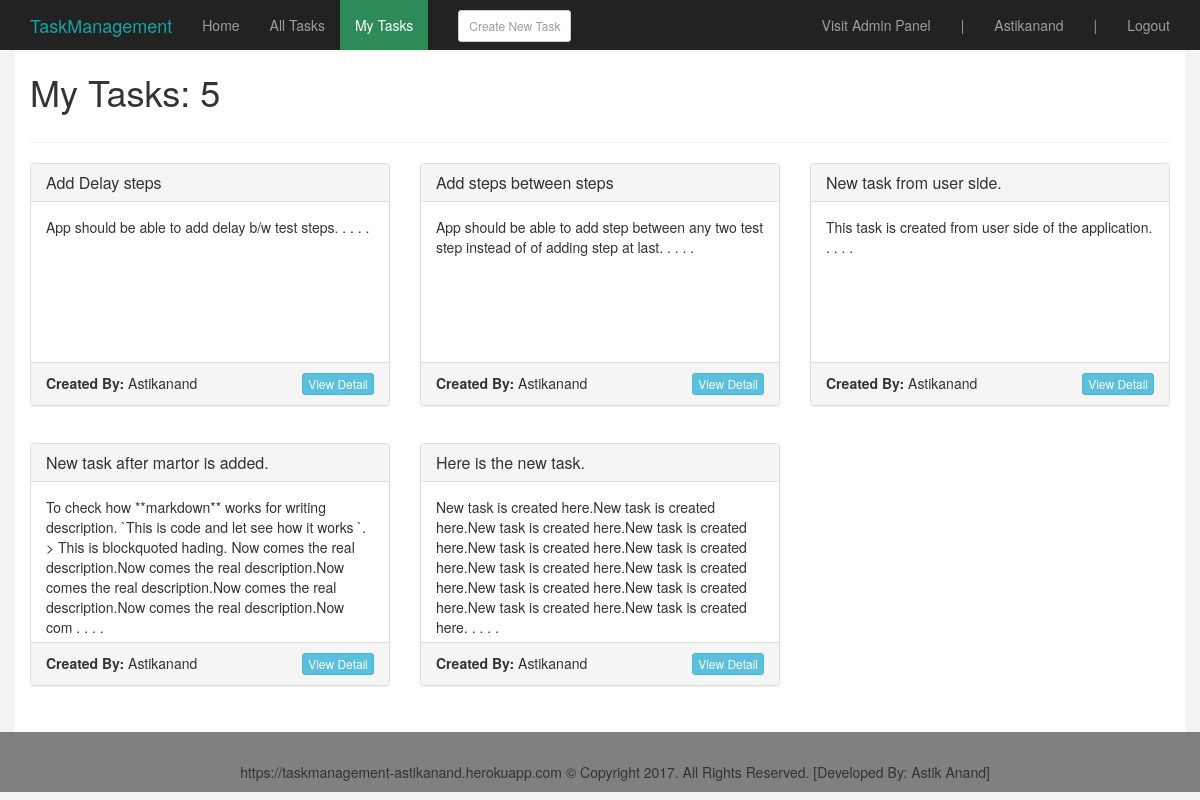
Page /task/my-tasks/ (signed in) on the committed database.
### task/models.py (models this page shows)
class Task(models.Model):
    name = models.CharField(max_length=100)
    description = models.TextField()
    user = models.ForeignKey(User, on_delete=models.CASCADE, default=1)
    dateCreated = models.DateTimeField('date created', auto_now_add=True)
    dateUpdated = models.DateTimeField('date updated', auto_now=True)

### task/views.py (the view)
class MyTaskView(TaskIndexView,LoginRequired):
    def get_context_data(self, *args, **kwargs):
        context = super(TaskIndexView, self).get_context_data(*args, **kwargs)
        task_list = Task.objects.filter(user = self.request.user)
        paginator = Paginator(task_list, 6)
        page = self.request.GET.get('page')
        try:
            tasks = paginator.page(page)
        except PageNotAnInteger:
            tasks = paginator.page(1)
        except EmptyPage:
            tasks = paginator.page(paginator.num_pages)
        context['tasks'] = tasks
        context['myTaskTabActive'] = True
        context['total'] = task_list.count()
        return context

### task/mixins.py (called while the page is built)
    @method_decorator(login_required)
    def dispatch(self, *args, **kwargs):
        return super(LoginRequired, self).dispatch(*args, **kwargs)

### task/templates/task/tasks.html (shortened to what this page needs)
{% extends 'main/base.html' %}
{% load humanize %}
{% block content %}
<h1 style="margin-bottom:30px;">{% if myTaskTabActive %} My {% else %} All {% endif %} Tasks: {{total}}</h1><hr>
<div class="row">
    {% if tasks %}
        {% for task in tasks %}
            <div class="col-md-4" style="height:280px">
                <div class="panel panel-default">
                    <div class="panel-heading">
                        <h3 class="panel-title">{{task.name}}</h3>
                    </div>
                    <div class="panel-body" style="height:160px">
                        {{task.description | slice:":300" }} . . . .
                    </div>
                    <div class="panel-footer">
                        <div class="row">
                            <div class="col-md-8">
                                <b>Created By: </b>{{task.user.username | capfirst}}
                            </div>
                            <div class="col-md-4">
                                <a href="{% url 'taskDetail' task.id %}" class="btn btn-xs btn-info pull-right">View Detail</a>
                            </div>
                        </div>
                    </div>
                </div>
            </div>
        {% endfor %}
    {% else %}
        <h3 style="margin-left:15px">No tasks available for now.</h3>
    {% endif %}
</div>
<div class="row">
    <div class="col-md-9">
    </div>
</div>
{% endblock %}

### main/templates/main/base.html (shortened to what this page needs)
<!DOCTYPE html>
{% load staticfiles %}
<html lang="en">
<head>
    <link rel="stylesheet" href="https://maxcdn.bootstrapcdn.com/bootstrap/3.3.7/css/bootstrap.min.css" />
    <link rel="stylesheet" href="{% static 'main/css/custom.css' %}"/>
</head>
<body>
    <nav class="navbar navbar-inverse navbar-fixed-top">
        <div class="container">
            <div class="navbar-header">
                <a class="navbar-brand" href="{% url 'home' %}" style="color:#13a5a6;font:bold">TaskManagement</a>
            </div>
            <div id="navbar" class="navbar-collapse collapse">
                <ul class="nav navbar-nav select-active">
                    <li class="{% if homeTabActive %}active{% endif %}"><a href="{% url 'home' %}">Home</a></li>
                    <li class="{% if allTaskTabActive %}active{% endif %}"><a href="{% url 'allTasks' %}">All Tasks</a></li>
                    <li class="{% if myTaskTabActive %}active{% endif %}"><a href="{% url 'myTasks' %}">My Tasks</a></li>
                    <li><a href="{% url 'newTask' %}" class="btn btn-xs btn-default" style="padding:5px 10px;margin-left:30px;margin-top:10px;">Create New Task</a></li>
                </ul>
                <ul class="nav navbar-nav navbar-right">
                    {% if user.is_authenticated %}
                        {% if user.is_superuser or user.is_staff %}
                        <li><a href="/admin">Visit Admin Panel</a></li>
                        <li><a>|</a></li>
                        {% endif %}
                        <li><a href="#">{{user.username|capfirst}}</a></li>
                        <li><a>|</a></li>
                        <li><a href="{% url 'logout' %}?next=/">Logout</a></li>
                    {% else %}
                        <li><a href="{% url 'login' %}?next={{request.path}}">Login</a></li>
                        <li><a href="{% url 'signup' %}?next={{request.path}}">Signup</a></li>
                    {% endif %}
                </ul>
            </div>
        </div>
    </nav>
    <div class="container page-wrapper">
        {% block content %} {% endblock %}
    </div>
    <div class="footer">
        <div class="container">
            https://taskmanagement-astikanand.herokuapp.com &copy; Copyright 2017.  All Rights Reserved. [Developed By: Astik Anand]
        </div>
    </div>
</body>
</html>

### main/static/main/css/custom.css (style rules this page uses)
body { padding-top: 70px; background: #f3f3f3; }
.page-wrapper { min-height: 680px; background: #fff; margin-top: -18px; }
.navbar-inverse .navbar-nav > .active > a, .navbar-inverse .navbar-nav > .active > a:focus, .navbar-inverse .navbar-nav > .active > a:hover { color: #fff; background-color: seagreen; }
.navbar-fixed-top { border-width: 0; }
.footer { padding: 30px; bottom: 0; height: 20px; background: grey; width: 100%; text-align: center; }

### rows in the picture
Task: name "Add Delay steps", description "App should be able to add delay b/w test steps.", user.username "Astikanand"
Task: name "Add steps between steps", description "App should be able to add step between any two test step instead of of adding step at last.", user.username "Astikanand"
Task: name "New task from user side.", description "This task is created from user side of the application.", user.username "Astikanand"
Task: name "New task after martor is added.", description "To check how **markdown** works for writing description. `This is code and let see how it works `. > This is blockquoted hading. Now comes the real description.Now comes the real description.Now comes the real description.Now comes the real description.Now comes the real description.Now com", user.username "Astikanand"
Task: name "Here is the new task.", description "New task is created here.New task is created here.New task is created here.New task is created here.New task is created here.New task is created here.New task is created here.New task is created here.New task is created here.New task is created here.New task is created here.New task is created here.", user.username "Astikanand"

### other values in the picture
{{ user.username|capfirst }} "Astikanand"
{{ total }} "5"
